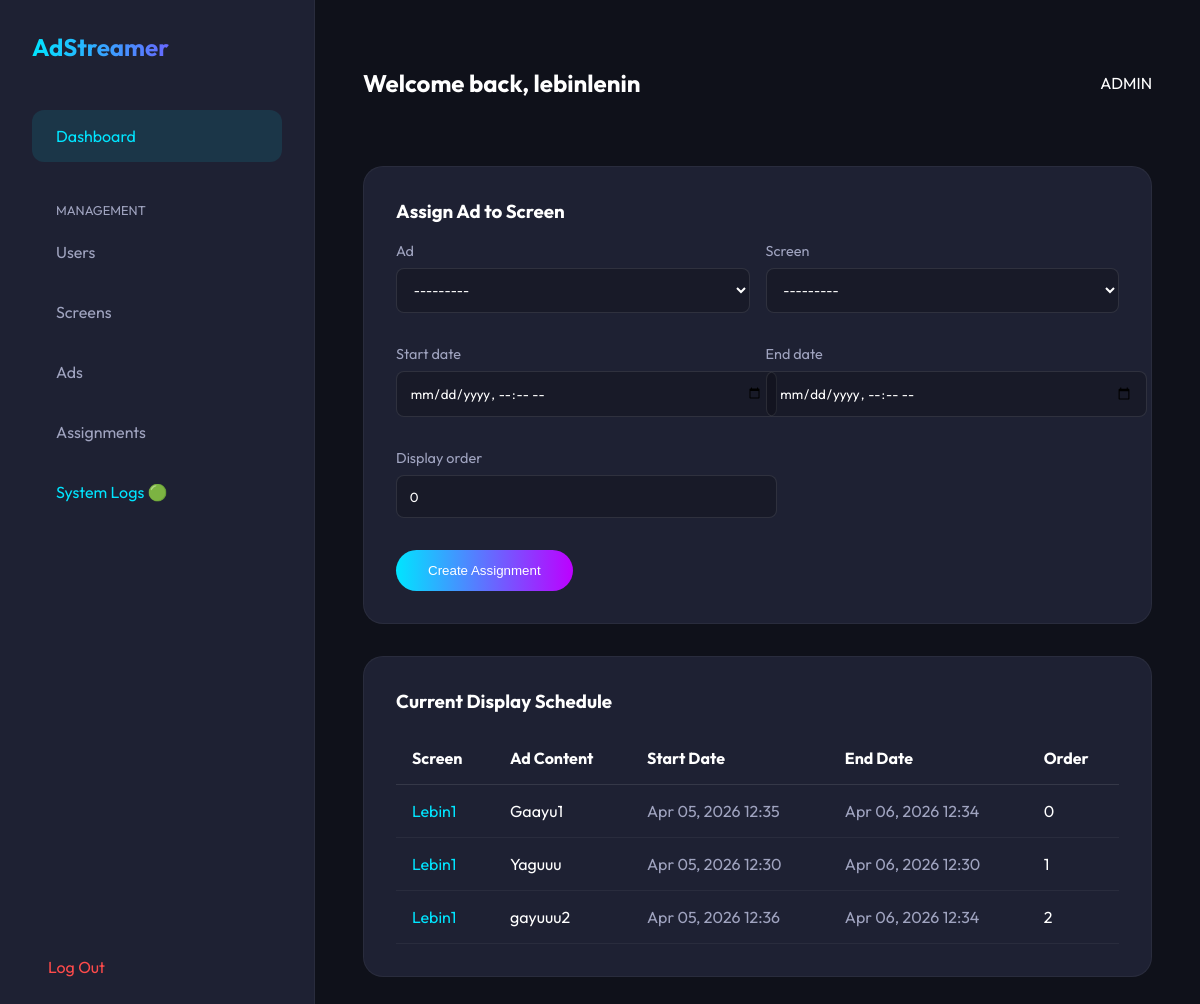
Page /accounts/dashboard/admin/assignments/ (signed in) on the earlier database version.
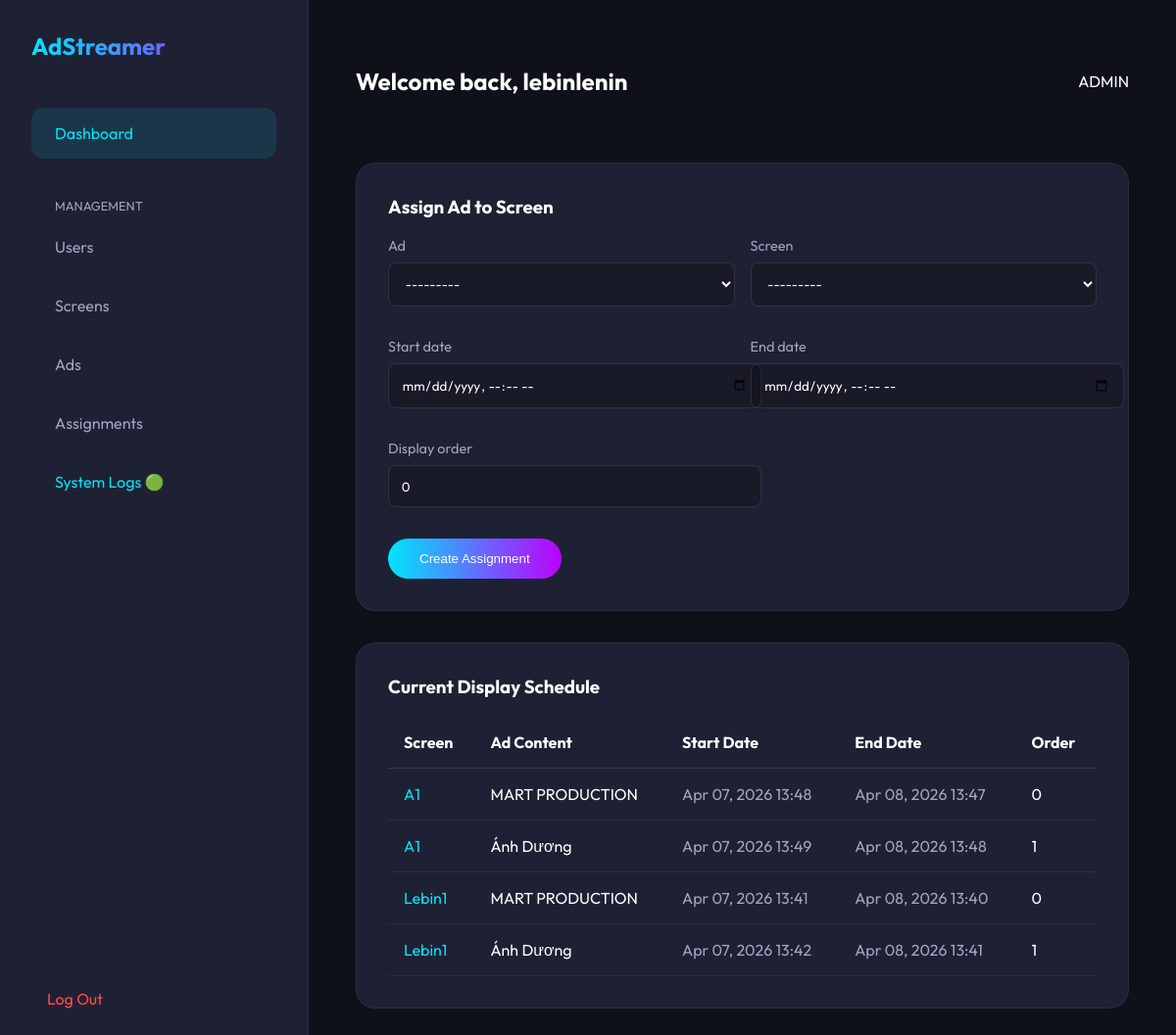
Same page on the later database version.
### content/models.py (models this page shows, shortened)
class AdAssignment(models.Model):
    ad = models.ForeignKey(Ad, on_delete=models.CASCADE, related_name='assignments')
    screen = models.ForeignKey(Screen, on_delete=models.CASCADE, related_name='ad_assignments')
    start_date = models.DateTimeField()
    end_date = models.DateTimeField()
    display_order = models.PositiveIntegerField(default=0)
    class Meta:
        ordering = ['display_order', 'start_date']

class Ad(models.Model):
    title = models.CharField(max_length=255)
    advertiser = models.ForeignKey(User, on_delete=models.CASCADE, related_name='ads')
    media_file = models.FileField(upload_to='ads/')
    duration = models.PositiveIntegerField(default=10, help_text="Duration in seconds")
    is_active = models.BooleanField(default=True)
    approval_status = models.CharField(max_length=50, choices=(('PENDING', 'Pending'), ('APPROVED', 'Approved'), ('REJECTED', 'Rejected')), default='PENDING')
    created_at = models.DateTimeField(auto_now_add=True)
    def __str__(self):
        return self.title

### displays/models.py (models this page shows, shortened)
class Screen(models.Model):
    name = models.CharField(max_length=255)
    location = models.CharField(max_length=255, blank=True)
    pairing_token = models.UUIDField(default=uuid.uuid4, editable=False, unique=True)
    status = models.CharField(max_length=20, choices=(('ONLINE', 'Online'), ('OFFLINE', 'Offline')), default='OFFLINE')
    last_pinged = models.DateTimeField(null=True, blank=True)
    def __str__(self):
        return f"{self.name} - {self.location}"

### accounts/views.py (the view)
# urls.py: path('dashboard/admin/assignments/', views.admin_assignments, name='admin_assignments'),
@login_required
def admin_assignments(request):
    if request.user.role != 'ADMIN':
        return redirect('dashboard')
    assignments = AdAssignment.objects.all().order_by('screen', 'display_order')
    if request.method == 'POST':
        form = AdAssignmentForm(request.POST)
        if form.is_valid():
            form.save()
            return redirect('admin_assignments')
    else:
        form = AdAssignmentForm()
    return render(request, 'accounts/admin_assignments.html', {'assignments': assignments, 'form': form})

### accounts/forms.py
class AdAssignmentForm(forms.ModelForm):
    class Meta:
        model = AdAssignment
        fields = ['ad', 'screen', 'start_date', 'end_date', 'display_order']
        widgets = {
            'start_date': forms.DateTimeInput(attrs={'type': 'datetime-local'}),
            'end_date': forms.DateTimeInput(attrs={'type': 'datetime-local'}),
        }

### accounts/templates/accounts/admin_assignments.html (shortened to what this page needs)
{% extends 'base.html' %}
{% block content %}
<div class="card" style="margin-bottom: 2rem;">
    <h3 style="margin-top: 0;">Assign Ad to Screen</h3>
    <form method="post">
        <div style="display: grid; grid-template-columns: repeat(auto-fit, minmax(300px, 1fr)); gap: 1rem;">
            {% for field in form %}
                <div>
                    <label style="display:block; color: var(--text-muted); margin-bottom: 0.5rem; font-size: 0.9rem;">{{ field.label }}</label>
                    {{ field }}
                </div>
            {% endfor %}
        </div>
        <button type="submit" class="btn" style="margin-top: 1rem;">Create Assignment</button>
    </form>
</div>
<div class="card">
    <h3 style="margin-top: 0;">Current Display Schedule</h3>
    <div style="overflow-x: auto;">
        <table style="width: 100%; border-collapse: collapse; text-align: left;">
            <thead>
                <tr style="border-bottom: 1px solid rgba(255,255,255,0.1);">
                    <th style="padding: 1rem;">Screen</th>
                    <th style="padding: 1rem;">Ad Content</th>
                    <th style="padding: 1rem;">Start Date</th>
                    <th style="padding: 1rem;">End Date</th>
                    <th style="padding: 1rem;">Order</th>
                </tr>
            </thead>
            <tbody>
                {% for a in assignments %}
                <tr style="border-bottom: 1px solid rgba(255,255,255,0.05);">
                    <td style="padding: 1rem; color: var(--primary);">{{ a.screen.name }}</td>
                    <td style="padding: 1rem;">{{ a.ad.title }}</td>
                    <td style="padding: 1rem; color: var(--text-muted);">{{ a.start_date|date:"M d, Y H:i" }}</td>
                    <td style="padding: 1rem; color: var(--text-muted);">{{ a.end_date|date:"M d, Y H:i" }}</td>
                    <td style="padding: 1rem;">{{ a.display_order }}</td>
                </tr>
                {% empty %}
                <tr>
                    <td colspan="5" style="padding: 1rem; text-align: center; color: var(--text-muted);">No assignments scheduled yet.</td>
                </tr>
                {% endfor %}
            </tbody>
        </table>
    </div>
</div>
{% endblock %}

Differences in the rows shown:
removed AdAssignment: screen.name "Lebin1", ad "Gaayu1", start_date "Apr 05, 2026 12:35", end_date "Apr 06, 2026 12:34", display_order "0"
removed AdAssignment: screen.name "Lebin1", ad "Yaguuu", start_date "Apr 05, 2026 12:30", end_date "Apr 06, 2026 12:30", display_order "1"
removed AdAssignment: screen.name "Lebin1", ad "gayuuu2", start_date "Apr 05, 2026 12:36", end_date "Apr 06, 2026 12:34", display_order "2"
added AdAssignment: screen.name "A1", ad "MART PRODUCTION", start_date "Apr 07, 2026 13:48", end_date "Apr 08, 2026 13:47", display_order "0"
added AdAssignment: screen.name "A1", ad "Ánh Dương", start_date "Apr 07, 2026 13:49", end_date "Apr 08, 2026 13:48", display_order "1"
added AdAssignment: screen.name "Lebin1", ad "MART PRODUCTION", start_date "Apr 07, 2026 13:41", end_date "Apr 08, 2026 13:40", display_order "0"
added AdAssignment: screen.name "Lebin1", ad "Ánh Dương", start_date "Apr 07, 2026 13:42", end_date "Apr 08, 2026 13:41", display_order "1"
